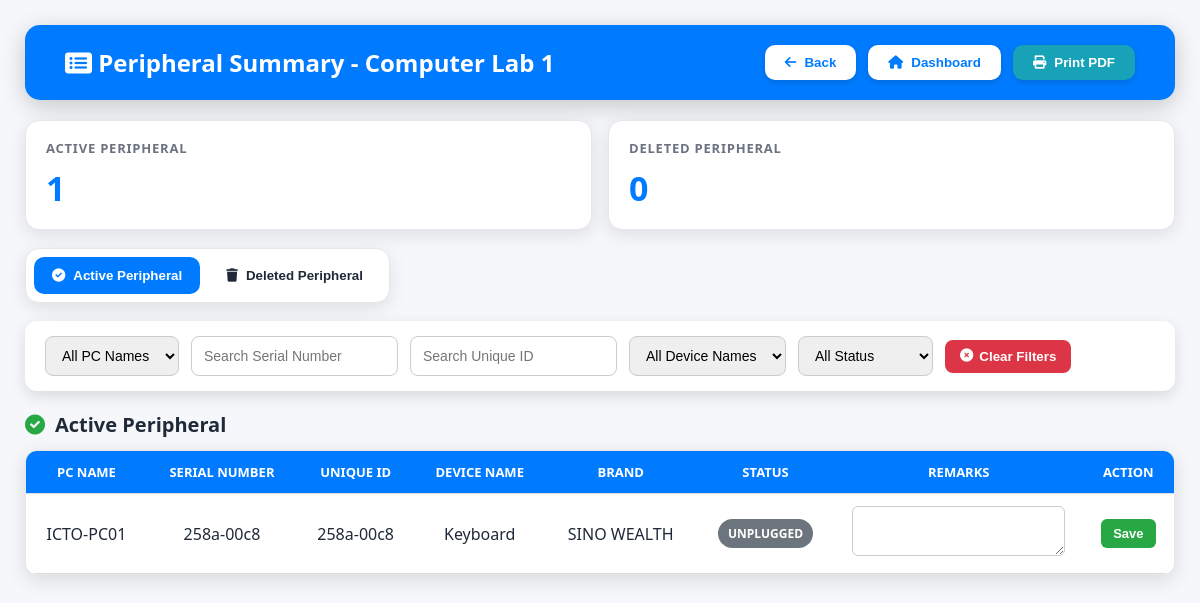
Screenshot of /comlab/1/inventory/peripheral with the database file from the repository.
### tables this page shows
CREATE TABLE peripherals(
    id INTEGER PRIMARY KEY AUTOINCREMENT,
    name text NOT NULL, 
    brand text NOT NULL, 
    serial_number text NOT NULL, 
    status text NOT NULL, 
    lab_id text NOT NULL, 
    assigned_pc text NOT NULL, unique_id TEXT, remarks TEXT, action text, disconnected_at TEXT, status_updated_at TEXT);

### app.py (the view)
@app.route("/comlab/<int:comlab_id>/inventory/peripheral")
def peripheral_summary(comlab_id):
    try:
        ensure_peripheral_soft_delete_columns()
        conn = sqlite3.connect(DB_FILE)
        conn.row_factory = sqlite3.Row
        cur = conn.cursor()
        cur.execute("""
            SELECT
                id,
                assigned_pc,
                name,
                brand,
                serial_number,
                unique_id,
                status,
                remarks,
                deleted,
                deleted_at,
                deleted_by
            FROM peripherals
            WHERE CAST(lab_id AS TEXT) = CAST(? AS TEXT)
              AND COALESCE(deleted, 0) = 0
            ORDER BY assigned_pc ASC, name ASC
        """, (str(comlab_id),))
        active_peripherals = [dict(row) for row in cur.fetchall()]
        cur.execute("""
            SELECT
                id,
                assigned_pc,
                name,
                brand,
                serial_number,
                unique_id,
                status,
                remarks,
                deleted,
                deleted_at,
                deleted_by
            FROM peripherals
            WHERE CAST(lab_id AS TEXT) = CAST(? AS TEXT)
              AND COALESCE(deleted, 0) = 1
            ORDER BY datetime(deleted_at) DESC, assigned_pc ASC, name ASC
        """, (str(comlab_id),))
        deleted_peripherals = [dict(row) for row in cur.fetchall()]
        conn.close()
        return render_template(
            "peripheral_summary.html",
            peripherals=active_peripherals,  # fallback for old template
            active_peripherals=active_peripherals,
            deleted_peripherals=deleted_peripherals,
            comlab_id=comlab_id
        )
    except Exception as e:
        return f"DB Error: {e}", 500

### app.py (called while the page is built)
def ensure_peripheral_soft_delete_columns():
    try:
        with sqlite3.connect(DB_FILE) as conn:
            cur = conn.cursor()
            cur.execute("PRAGMA table_info(peripherals)")
            columns = [row[1] for row in cur.fetchall()]
            if "deleted" not in columns:
                cur.execute("ALTER TABLE peripherals ADD COLUMN deleted INTEGER DEFAULT 0")
            if "deleted_at" not in columns:
                cur.execute("ALTER TABLE peripherals ADD COLUMN deleted_at TEXT")
            if "deleted_by" not in columns:
                cur.execute("ALTER TABLE peripherals ADD COLUMN deleted_by TEXT")
            conn.commit()
    except Exception as e:
        print("[DB MIGRATION ERROR - peripheral soft delete]", e)

### templates/peripheral_summary.html (shortened to what this page needs)
<!DOCTYPE html>
<html lang="en">
<head>
<link rel="stylesheet" href="https://cdnjs.cloudflare.com/ajax/libs/font-awesome/6.0.0/css/all.min.css"/>
</head>
<body>
{% set active_list = active_peripherals if active_peripherals is defined else peripherals %}
{% set deleted_list = deleted_peripherals if deleted_peripherals is defined else [] %}
<header>
    <h2><i class="fa fa-list-alt"></i> Peripheral Summary - Computer Lab {{ comlab_id }}</h2>
    <div class="menu-buttons">
        <button onclick="window.location.href='/comlab/{{ comlab_id }}/inventory'">
            <i class="fas fa-arrow-left"></i> Back
        </button>
        <button onclick="window.location.href='/admin'">
            <i class="fas fa-home"></i> Dashboard
        </button>
        <button class="print-btn" onclick="window.print()">
            <i class="fas fa-print"></i> Print PDF
        </button>
    </div>
</header>
<div class="summary-cards">
    <div class="summary-card">
        <h3>Active Peripheral</h3>
        <div class="count">{{ active_list|length }}</div>
    </div>
    <div class="summary-card">
        <h3>Deleted Peripheral</h3>
        <div class="count">{{ deleted_list|length }}</div>
    </div>
</div>
<div class="tab-bar">
    <button id="activeTabBtn" class="tab-btn active" onclick="switchPeripheralTab('active')">
        <i class="fas fa-check-circle"></i> Active Peripheral
    </button>
    <button id="deletedTabBtn" class="tab-btn" onclick="switchPeripheralTab('deleted')">
        <i class="fas fa-trash"></i> Deleted Peripheral
    </button>
</div>
<div class="filters">
    <select id="filter-pc">
        <option value="">All PC Names</option>
    </select>
    <input type="text" id="filter-serial" placeholder="Search Serial Number">
    <input type="text" id="filter-unique" placeholder="Search Unique ID">
    <select id="filter-device">
        <option value="">All Device Names</option>
    </select>
    <select id="filter-status">
        <option value="">All Status</option>
    </select>
    <button class="clear-btn" id="clearFilters">
        <i class="fas fa-times-circle"></i> Clear Filters
    </button>
</div>
<section id="activeSection" class="table-section active">
    <h3 class="table-title">
        <i class="fas fa-check-circle" style="color:var(--success);"></i>
        Active Peripheral
    </h3>
    <div class="table-wrapper">
        <table>
            <thead>
                <tr>
                    <th>PC NAME</th>
                    <th>SERIAL NUMBER</th>
                    <th>UNIQUE ID</th>
                    <th>DEVICE NAME</th>
                    <th>BRAND</th>
                    <th>STATUS</th>
                    <th>REMARKS</th>
                    <th>ACTION</th>
                </tr>
            </thead>
            <tbody id="activePeripheralTable">
                {% for p in active_list %}
                {% set row_id = p.id if p.id is defined else loop.index %}
                {% set status_value = (p.status or 'unknown')|lower %}
                <tr>
                    <td class="pc">{{ p.assigned_pc or '-' }}</td>
                    <td class="serial">{{ p.serial_number or '-' }}</td>
                    <td class="unique">{{ p.unique_id or '-' }}</td>
                    <td class="device">{{ p.name or '-' }}</td>
                    <td>{{ p.brand or '-' }}</td>
                    <td class="status">
                        <span class="badge {{ status_value }}">{{ p.status or 'UNKNOWN' }}</span>
                    </td>
                    <td class="remarks" data-text="{{ p.remarks or '' }}">
                        <textarea id="remarks-active-{{ row_id }}">{{ p.remarks or '' }}</textarea>
                    </td>
                    <td>
                        <button class="save-btn" onclick="saveRemarks('{{ row_id }}', 'active')">
                            Save
                        </button>
                    </td>
                </tr>
                {% else %}
                <tr class="empty-row">
                    <td colspan="8">No active peripherals found.</td>
                </tr>
                {% endfor %}
            </tbody>
        </table>
    </div>
</section>
</body>
</html>

### templates/peripheral_summary.html (style rules this page uses)
:root { --primary:#007bff; --primary-dark:#0056b3; --success:#28a745; --danger:#dc3545; --warning:#ffc107; --info:#17a2b8; --gray:#6c757d; --bg:#f5f7fa; --card:#ffffff; --line:#e5e7eb; --text:#1f2937; --muted:#6b7280; }
* { box-sizing: border-box; }
body { font-family: "Segoe UI", sans-serif; background: var(--bg); margin: 0; padding: 25px; color: var(--text); }
header { background: var(--primary); color: white; padding: 20px 40px; border-radius: 15px; display: flex; justify-content: space-between; align-items: center; margin-bottom: 20px; box-shadow:0 6px 25px rgba(0,0,0,0.20); gap: 14px; flex-wrap: wrap; }
header h2 { margin: 0; font-size: 24px; }
.menu-buttons { display:flex; gap:12px; flex-wrap: wrap; }
.menu-buttons button { background:white; color:var(--primary); border:none; padding:10px 20px; border-radius:10px; cursor:pointer; font-weight:700; transition:0.25s; display:flex; align-items:center; gap:8px; box-shadow:0 2px 6px rgba(0,0,0,0.15); }
.print-btn { background: var(--info) !important; color: white !important; }
.summary-cards { display: grid; grid-template-columns: repeat(auto-fit, minmax(220px, 1fr)); gap: 16px; margin-bottom: 18px; }
.summary-card { background: var(--card); border-radius: 14px; padding: 18px 20px; box-shadow: 0 5px 18px rgba(0,0,0,0.10); border: 1px solid var(--line); }
.summary-card h3 { margin: 0 0 8px; color: var(--muted); font-size: 13px; text-transform: uppercase; letter-spacing: 0.06em; }
.summary-card .count { font-size: 34px; font-weight: 900; color: var(--primary); }
.tab-bar { background: white; border-radius: 14px; padding: 8px; display: inline-flex; gap: 8px; box-shadow: 0 5px 18px rgba(0,0,0,0.10); border: 1px solid var(--line); margin-bottom: 18px; }
.tab-btn { border: none; background: transparent; color: var(--text); padding: 11px 18px; border-radius: 10px; cursor: pointer; font-weight: 800; display: flex; align-items: center; gap: 8px; }
.tab-btn.active { background: var(--primary); color: white; }
.filters { background: white; padding: 15px 20px; border-radius: 12px; box-shadow:0 5px 15px rgba(0,0,0,0.12); margin-bottom: 20px; display: flex; flex-wrap: wrap; gap: 12px; align-items: center; }
.filters input, .filters select { padding: 9px 12px; border-radius: 8px; border: 1px solid #ccc; font-size: 14px; min-height: 40px; }
.clear-btn { background: var(--danger); color: white; border: none; padding: 9px 15px; border-radius: 8px; cursor: pointer; font-weight: 700; display: flex; align-items:center; gap:6px; }
.table-section { display: none; }
.table-section.active { display: block; }
.table-title { margin: 0 0 12px; font-size: 20px; font-weight: 900; display: flex; align-items: center; gap: 10px; }
.table-wrapper { width: 100%; overflow-x: auto; border-radius: 12px; box-shadow:0 5px 20px rgba(0,0,0,0.12); border: 1px solid var(--line); background: white; }
table { width: 100%; min-width: 1100px; background: white; border-collapse: collapse; overflow: hidden; }
th, td { padding: 12px; text-align: center; border-bottom: 1px solid #ddd; vertical-align: middle; }
th { background: var(--primary); color: white; font-weight: 700; font-size: 13px; white-space: nowrap; }
textarea { width: 95%; min-height: 40px; resize: vertical; padding: 6px; border-radius: 6px; border: 1px solid #ccc; font-family: inherit; }
.save-btn { background: var(--success); color: white; border: none; padding: 7px 12px; border-radius: 6px; cursor: pointer; font-size: 13px; font-weight: 700; }
.badge { padding: 6px 10px; border-radius: 999px; font-weight: 800; color: white; font-size: 12px; text-transform: uppercase; display: inline-flex; align-items: center; justify-content: center; min-width: 92px; }
.unplugged { background: var(--gray); }

### rows the page displays
peripherals: assigned_pc "ICTO-PC01", serial_number "258a-00c8", unique "258a-00c8", name "Keyboard", brand "SINO WEALTH", status "UNPLUGGED"

### other values shown
{{ comlab_id }} "1"
{{ active_list|length }} "1"
{{ deleted_list|length }} "0"
